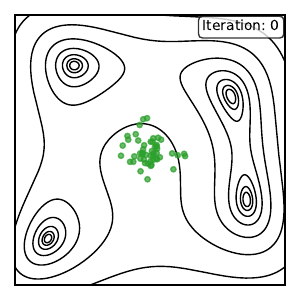

This chart was generated by the following Python code:
#!/usr/bin/env python3
"""Generate Himmelblau function emcee (ensemble) figures"""
# pip install git+https://github.com/handley-lab/blackjax@ensemble matplotlib

import jax
import jax.numpy as jnp
import numpy as np
import matplotlib.pyplot as plt
from matplotlib.backends.backend_pdf import PdfPages
import blackjax

jax.config.update("jax_enable_x64", True)

def himmelblau(x, y):
    return (x**2 + y - 11)**2 + (x + y**2 - 7)**2

def logprob(position):
    x, y = position
    return -himmelblau(x, y) / 10.0  # Scale for better acceptance

key = jax.random.PRNGKey(42)

x_grid = np.linspace(-5, 5, 200)
y_grid = np.linspace(-5, 5, 200)
X, Y = np.meshgrid(x_grid, y_grid)
Z = himmelblau(X, Y)

# Ensemble parameters using BlackJAX stretch sampler
num_walkers = 50
initial_positions = jax.random.normal(key, (num_walkers, 2)) * 0.5  # Start centered near origin

# Create ensemble sampler
stretch_sampler = blackjax.stretch(logprob, a=2.0)

# Initialize
key, init_key = jax.random.split(key)
initial_state = stretch_sampler.init(initial_positions)

# Compile step function
step_fn = jax.jit(stretch_sampler.step)

# Run ensemble sampling
num_steps = 200
walker_paths = [initial_positions]
state = initial_state

for i in range(num_steps):
    key, subkey = jax.random.split(key)
    state, info = step_fn(subkey, state)
    walker_paths.append(state.coords)

walker_paths = jnp.array(walker_paths)

with PdfPages('himmelblau_emcee.pdf') as pdf:
    # Progressive ensemble path visualization - detailed first steps then wider spacing
    path_steps = [0, 1, 2, 3, 4, 20, 50, 100, 200]
    
    for steps in path_steps:
        fig, ax = plt.subplots(1, 1, figsize=(3, 3))
        ax.contour(X, Y, Z, levels=np.logspace(0, 3, 8), colors='black', linewidths=1.0)
        
        # No lines - just show current positions
            
        # Show current positions of all walkers
        current_positions = walker_paths[steps, :, :]
        ax.scatter(current_positions[:, 0], current_positions[:, 1], 
                  c='C2', s=15, alpha=0.7, zorder=10)
        
        # Add iteration count in corner
        ax.text(0.98, 0.98, f'Iteration: {steps}', transform=ax.transAxes, 
                fontsize=10, verticalalignment='top', horizontalalignment='right', bbox=dict(boxstyle='round', 
                facecolor='white', alpha=0.8))
        
        ax.set_xlim(-5, 5)
        ax.set_ylim(-5, 5)
        ax.set_aspect('equal')
        ax.set_xticks([])
        ax.set_yticks([])
        for spine in ax.spines.values():
            spine.set_edgecolor('black')
            spine.set_linewidth(2)
        plt.tight_layout()
        pdf.savefig(fig)
        plt.close()